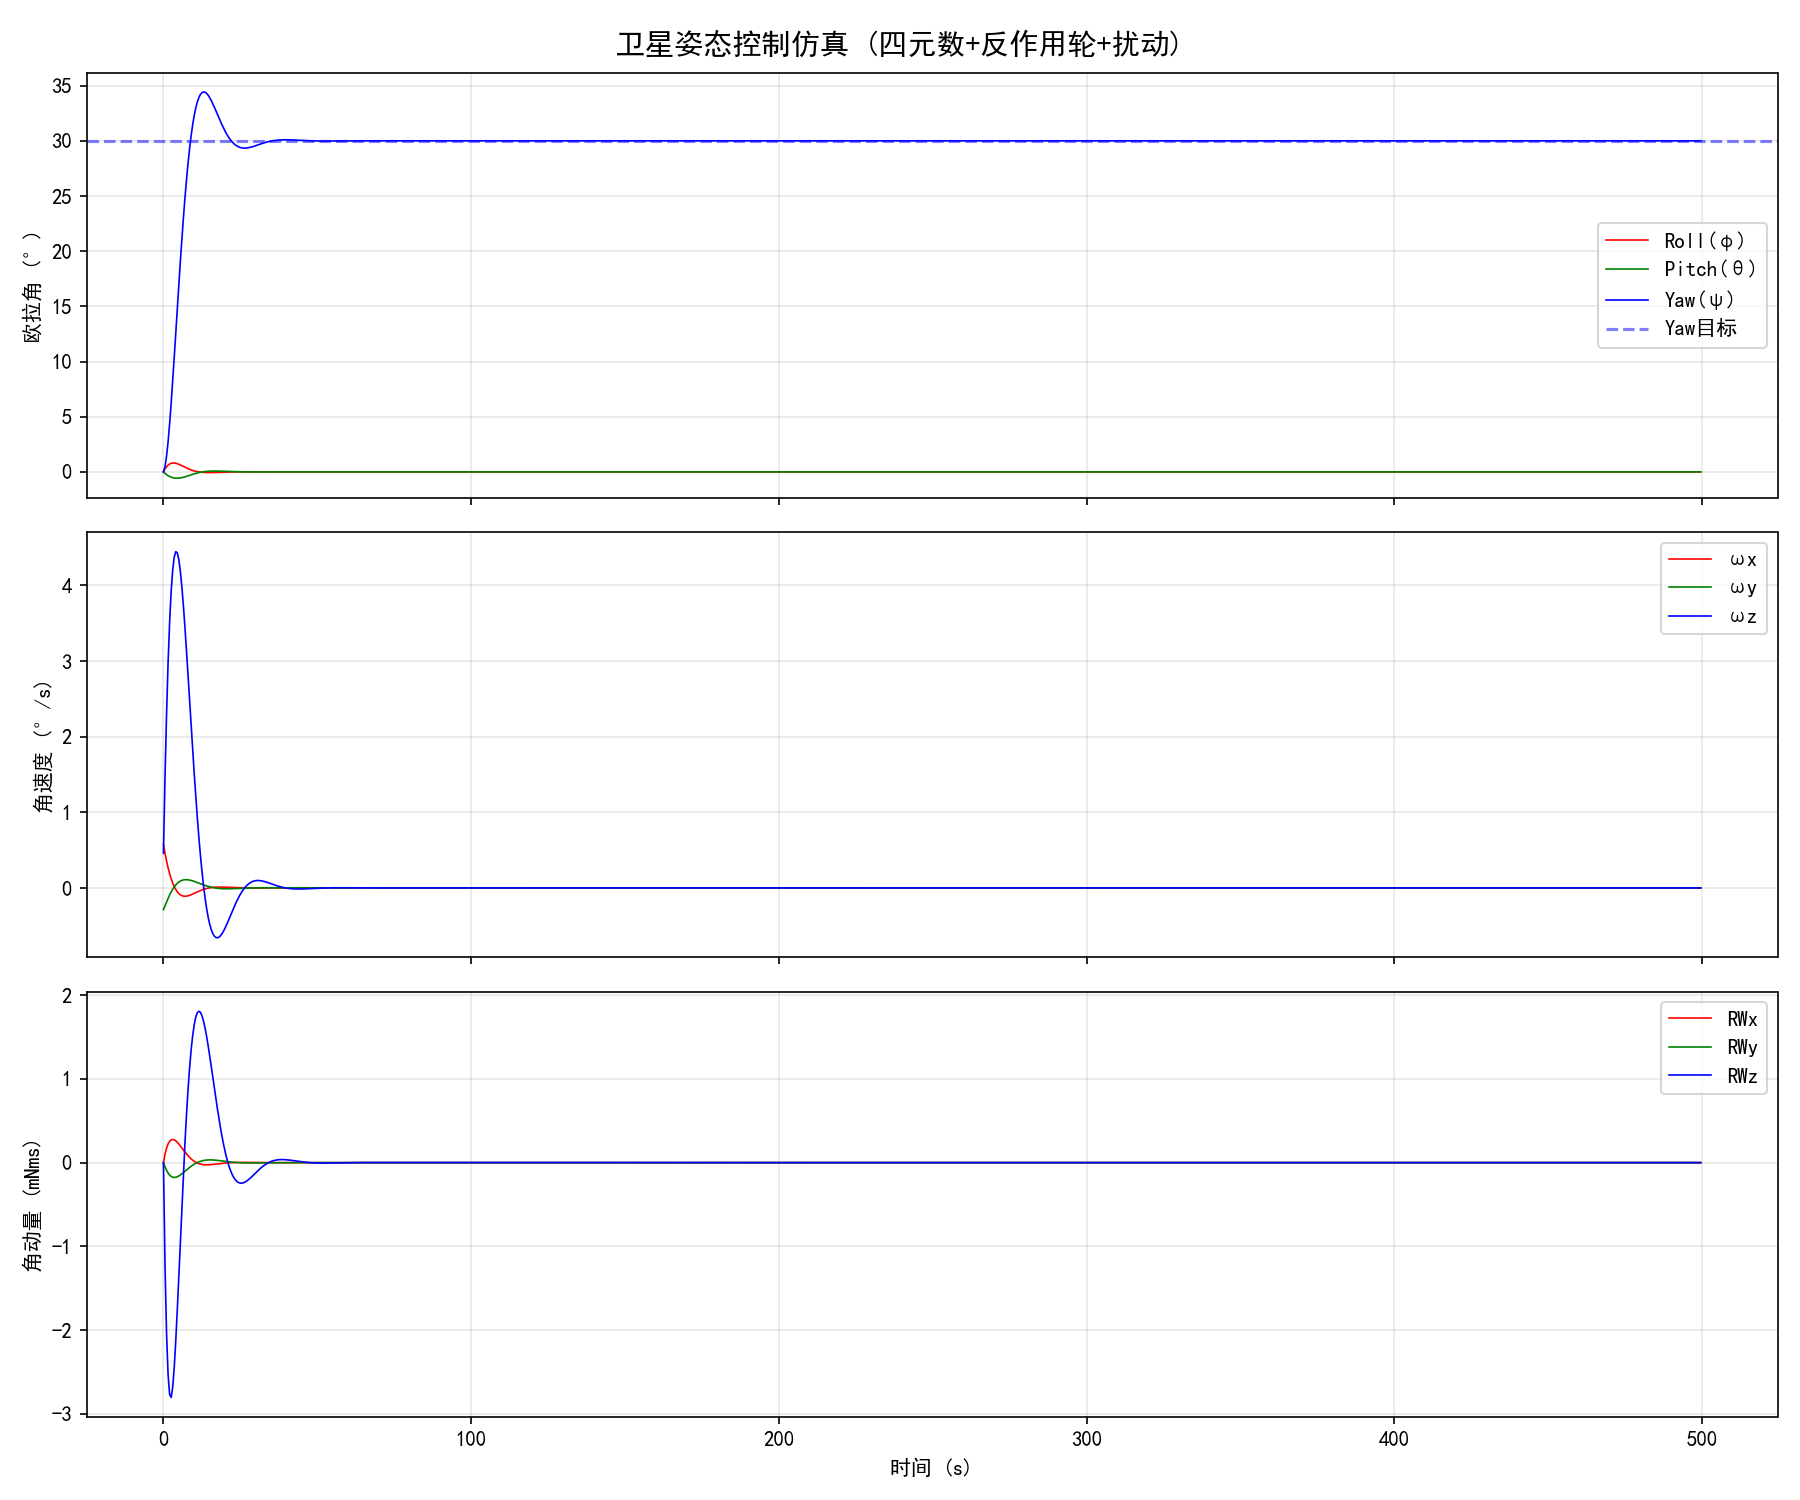

The script that saved this image:
"""
卫星姿态控制仿真 - 四元数 + 反作用轮 + 扰动
==============================================
仿真卫星三轴姿态控制系统：
- 四元数姿态表示（避免万向锁）
- 反作用轮执行器模型（饱和/摩擦/转速限制）
- 多种空间扰动模型（重力梯度、地磁、太阳光压）
- PD控制律
- 姿态机动与稳定保持仿真
"""
import numpy as np
import matplotlib.pyplot as plt
import matplotlib
matplotlib.rcParams['font.sans-serif'] = ['SimHei', 'DejaVu Sans']
matplotlib.rcParams['axes.unicode_minus'] = False


# ─────────────────────────────────────────────
# 四元数工具
# ─────────────────────────────────────────────
def quat_multiply(q1, q2):
    """四元数乘法 (Hamilton: [w,x,y,z])"""
    w1, x1, y1, z1 = q1
    w2, x2, y2, z2 = q2
    return np.array([
        w1*w2 - x1*x2 - y1*y2 - z1*z2,
        w1*x2 + x1*w2 + y1*z2 - z1*y2,
        w1*y2 - x1*z2 + y1*w2 + z1*x2,
        w1*z2 + x1*y2 - y1*x2 + z1*w2
    ])

def quat_conjugate(q):
    return np.array([q[0], -q[1], -q[2], -q[3]])

def quat_normalize(q):
    n = np.linalg.norm(q)
    return q / n if n > 1e-12 else np.array([1, 0, 0, 0])

def quat_to_euler(q):
    """四元数转欧拉角 [roll, pitch, yaw] (rad)"""
    w, x, y, z = q
    roll = np.arctan2(2*(w*x + y*z), 1 - 2*(x*x + y*y))
    pitch = np.arcsin(np.clip(2*(w*y - z*x), -1, 1))
    yaw = np.arctan2(2*(w*z + x*y), 1 - 2*(y*y + z*z))
    return np.array([roll, pitch, yaw])

def euler_to_quat(euler):
    """欧拉角 -> 四元数"""
    r, p, y = euler / 2
    cr, sr = np.cos(r), np.sin(r)
    cp, sp = np.cos(p), np.sin(p)
    cy, sy = np.cos(y), np.sin(y)
    return np.array([
        cr*cp*cy + sr*sp*sy,
        sr*cp*cy - cr*sp*sy,
        cr*sp*cy + sr*cp*sy,
        cr*cp*sy - sr*sp*cy
    ])


# ─────────────────────────────────────────────
# 卫星动力学模型
# ─────────────────────────────────────────────
class Satellite:
    def __init__(self):
        # 转动惯量 kg·m²
        self.J = np.diag([0.05, 0.06, 0.07])
        self.J_inv = np.linalg.inv(self.J)
        # 姿态四元数 [w,x,y,z]
        self.q = np.array([1.0, 0.0, 0.0, 0.0])
        # 角速度 rad/s
        self.omega = np.array([0.01, -0.005, 0.008])
        # 轨道参数
        self.orbit_rate = 0.0011  # rad/s

    def step(self, tau_total, dt):
        """使用RK4积分器更新状态"""
        # 定义状态导数
        def deriv(state):
            q = state[:4]
            w = state[4:7]
            # 陀螺力矩: ω × (Jω)
            gyro = np.cross(w, self.J @ w)
            w_dot = self.J_inv @ (tau_total - gyro)
            # 四元数导数
            w_quat = np.array([0, w[0], w[1], w[2]])
            q_dot = 0.5 * quat_multiply(q, w_quat)
            return np.concatenate([q_dot, w_dot])

        state = np.concatenate([self.q, self.omega])
        k1 = deriv(state)
        k2 = deriv(state + 0.5 * dt * k1)
        k3 = deriv(state + 0.5 * dt * k2)
        k4 = deriv(state + dt * k3)
        state = state + dt/6 * (k1 + 2*k2 + 2*k3 + k4)

        self.q = quat_normalize(state[:4])
        self.omega = state[4:7]


# ─────────────────────────────────────────────
# 反作用轮模型
# ─────────────────────────────────────────────
class ReactionWheel:
    def __init__(self, axis, h_max=0.2, J_rw=3e-4, friction_coeff=1e-4):
        self.axis = axis / np.linalg.norm(axis)
        self.h_max = h_max
        self.J_rw = J_rw
        self.friction = friction_coeff
        self.momentum = 0.0  # 角动量 Nms

    def apply_torque(self, torque_cmd, dt):
        """
        输入: 期望施加在卫星上的控制力矩 (在该轴分量)
        返回: (实际施加在卫星上的力矩向量, 内部角动量变化)
        """
        # 转换为作用在轮上的力矩（反作用）
        tau_wheel = -torque_cmd  # 轮上的力矩
        # 摩擦
        tau_friction = -self.friction * self.momentum / self.J_rw
        # 积分角动量
        self.momentum += (tau_wheel + tau_friction) * dt
        # 饱和
        if abs(self.momentum) > self.h_max:
            self.momentum = np.sign(self.momentum) * self.h_max
        # 实际施加在卫星上的力矩 = -dH_rw/dt (近似)
        tau_actual = torque_cmd * self.axis
        return tau_actual

    def get_omega(self):
        return self.momentum / self.J_rw


# ─────────────────────────────────────────────
# 空间扰动模型
# ─────────────────────────────────────────────
class SpaceDisturbances:
    def __init__(self, J, orbit_rate):
        self.J = J
        self.n = orbit_rate

    def gravity_gradient(self, q):
        """重力梯度力矩: τ = 3n² (r× Jr)"""
        # 地心方向在本体坐标系 (通过四元数旋转)
        q_inv = quat_conjugate(q)
        # 世界坐标系地心方向 (NED: z向下)
        r_world = np.array([0, 0, 1])
        # 旋转到本体
        r_quat = np.array([0, *r_world])
        r_body_quat = quat_multiply(quat_multiply(q_inv, r_quat), q)
        r_hat = r_body_quat[1:4]
        r_hat = r_hat / (np.linalg.norm(r_hat) + 1e-12)
        return 3 * self.n**2 * np.cross(r_hat, self.J @ r_hat)

    def magnetic_disturbance(self, t):
        """地磁扰动"""
        B_0 = 2e-5
        B_body = B_0 * np.array([
            np.sin(self.n * t),
            0.5 * np.cos(self.n * t),
            0.3 * np.sin(2 * self.n * t)
        ])
        m_res = np.array([0.001, -0.002, 0.001])  # 残余磁矩
        return np.cross(m_res, B_body)

    def solar_radiation(self, t):
        """太阳光压力矩"""
        sun_angle = self.n * t * 0.01
        sun_dir = np.array([np.cos(sun_angle), np.sin(sun_angle), 0])
        cp_offset = np.array([0.002, -0.001, 0.003])
        F_srp = 4.5e-6 * sun_dir
        return np.cross(cp_offset, F_srp)

    def total(self, q, t):
        return (self.gravity_gradient(q) +
                self.magnetic_disturbance(t) +
                self.solar_radiation(t))


# ─────────────────────────────────────────────
# 姿态控制器 (PD)
# ─────────────────────────────────────────────
class AttitudeController:
    def __init__(self, Kp, Kd, max_torque=0.05):
        self.Kp = np.array(Kp)
        self.Kd = np.array(Kd)
        self.max_torque = max_torque

    def compute(self, q_current, q_desired, omega):
        """计算控制力矩"""
        # 姿态误差: q_err = q_des* ⊗ q_curr
        q_err = quat_multiply(quat_conjugate(q_desired), q_current)
        if q_err[0] < 0:
            q_err = -q_err
        # 小角度误差向量
        e_att = 2.0 * q_err[1:4]
        e_rate = omega  # 期望角速度为0
        # PD控制律
        torque = -self.Kp * e_att - self.Kd * e_rate
        # 饱和限制
        torque = np.clip(torque, -self.max_torque, self.max_torque)
        return torque


# ─────────────────────────────────────────────
# 仿真主函数
# ─────────────────────────────────────────────
def run_simulation(duration=500, dt=0.5):
    """卫星姿态控制仿真"""
    sat = Satellite()
    dist = SpaceDisturbances(sat.J, sat.orbit_rate)
    ctrl = AttitudeController(
        Kp=[0.005, 0.005, 0.005],
        Kd=[0.02, 0.02, 0.02],
        max_torque=0.03
    )

    # 三轴反作用轮
    rw = [ReactionWheel(np.array([1,0,0])),
          ReactionWheel(np.array([0,1,0])),
          ReactionWheel(np.array([0,0,1]))]

    # 目标: 30度偏航
    angle = np.radians(30)
    q_target = np.array([np.cos(angle/2), 0, 0, np.sin(angle/2)])

    steps = int(duration / dt)
    t_arr = np.arange(steps) * dt
    euler_log = np.zeros((steps, 3))
    omega_log = np.zeros((steps, 3))
    rw_mom_log = np.zeros((steps, 3))
    dist_log = np.zeros((steps, 3))

    for i in range(steps):
        euler_log[i] = np.degrees(quat_to_euler(sat.q))
        omega_log[i] = sat.omega
        rw_mom_log[i] = [rw[j].momentum for j in range(3)]

        # 扰动
        tau_dist = dist.total(sat.q, t_arr[i])
        dist_log[i] = tau_dist

        # 控制
        tau_ctrl = ctrl.compute(sat.q, q_target, sat.omega)

        # 分配到反作用轮
        tau_rw_total = np.zeros(3)
        for j in range(3):
            tau_rw_total += rw[j].apply_torque(tau_ctrl[j], dt)

        # 动力学更新 (扰动 + 反作用轮力矩)
        sat.step(tau_dist + tau_rw_total, dt)

    # 性能
    euler_target = np.degrees(quat_to_euler(q_target))
    final_err = np.abs(euler_log[-1] - euler_target)
    print(f"[姿态控制] 目标欧拉角: [{euler_target[0]:.1f}, {euler_target[1]:.1f}, {euler_target[2]:.1f}]°")
    print(f"[姿态控制] 最终欧拉角: [{euler_log[-1][0]:.3f}, {euler_log[-1][1]:.3f}, {euler_log[-1][2]:.3f}]°")
    print(f"[姿态控制] 姿态误差: [{final_err[0]:.4f}, {final_err[1]:.4f}, {final_err[2]:.4f}]°")

    # 绘图
    fig, axes = plt.subplots(3, 1, figsize=(12, 10), sharex=True)
    fig.suptitle('卫星姿态控制仿真 (四元数+反作用轮+扰动)', fontsize=14)

    labels = ['Roll(φ)', 'Pitch(θ)', 'Yaw(ψ)']
    colors = ['r', 'g', 'b']
    for j in range(3):
        axes[0].plot(t_arr, euler_log[:, j], colors[j], label=labels[j], linewidth=0.8)
    axes[0].axhline(euler_target[2], color='b', linestyle='--', alpha=0.5, label='Yaw目标')
    axes[0].set_ylabel('欧拉角 (°)')
    axes[0].legend(loc='right')
    axes[0].grid(True, alpha=0.3)

    for j in range(3):
        axes[1].plot(t_arr, np.degrees(omega_log[:, j]), colors[j],
                     label=f'ω{["x","y","z"][j]}', linewidth=0.8)
    axes[1].set_ylabel('角速度 (°/s)')
    axes[1].legend()
    axes[1].grid(True, alpha=0.3)

    for j in range(3):
        axes[2].plot(t_arr, rw_mom_log[:, j] * 1000, colors[j],
                     label=f'RW{["x","y","z"][j]}', linewidth=0.8)
    axes[2].set_xlabel('时间 (s)')
    axes[2].set_ylabel('角动量 (mNms)')
    axes[2].legend()
    axes[2].grid(True, alpha=0.3)

    plt.tight_layout()
    plt.savefig('./nuedc-asset-library/15_simulation/satellite_attitude.png', dpi=150)
    plt.close()
    print("[姿态控制] 图表已保存")

    return t_arr, euler_log, omega_log


if __name__ == '__main__':
    print("=" * 60)
    print("卫星姿态控制仿真 - 四元数 + 反作用轮 + 扰动")
    print("=" * 60)
    run_simulation()
    print("\n✅ 卫星姿态控制仿真完成！")
